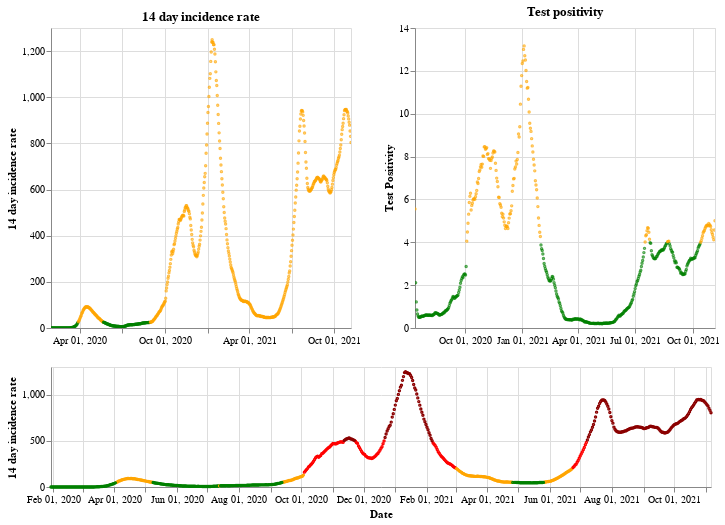

Here is the notebook cell this chart was saved with:
### Markdown cell above
## England

### Code cell
plot_traffic_light('England')

### Figure 1 — Vega-Lite specification as saved in the notebook (floating-point values rounded to 4 significant figures; data arrays with more than 128 entries replaced by an {"elided": "..."} marker saying what was removed)
{"config": {"view": {"continuousWidth": 400, "continuousHeight": 300}}, "vconcat": [{"hconcat": [{"mark": {"type": "point", "size": 2}, "encoding": {"color": {"condition": {"value": "green", "test": "(datum.twoWeeklyCasesRate <= 25)"}, "value": "orange"}, "tooltip": [{"type": "nominal", "field": "areaName"}, {"type": "temporal", "field": "date"}, {"type": "quantitative", "field": "twoWeeklyCasesRate"}, {"type": "quantitative", "field": "testPositivity"}], "x": {"type": "temporal", "axis": {"title": ""}, "field": "date", "scale": {"domain": {"selection": "DateBrush"}}, "timeUnit": "yearmonthdate"}, "y": {"type": "quantitative", "axis": {"title": "14 day incidence rate"}, "field": "twoWeeklyCasesRate"}}, "title": "14 day incidence rate", "width": 300}, {"mark": {"type": "point", "size": 2}, "encoding": {"color": {"condition": {"value": "green", "test": "(datum.testPositivity <= 4)"}, "value": "orange"}, "tooltip": [{"type": "nominal", "field": "areaName"}, {"type": "temporal", "field": "date"}, {"type": "quantitative", "field": "twoWeeklyCasesRate"}, {"type": "quantitative", "field": "testPositivity"}], "x": {"type": "temporal", "axis": {"title": ""}, "field": "date", "scale": {"domain": {"selection": "DateBrush"}}, "timeUnit": "yearmonthdate"}, "y": {"type": "quantitative", "axis": {"title": "Test Positivity"}, "field": "testPositivity"}}, "title": "Test positivity", "width": 300}]}, {"layer": [{"mark": {"type": "point", "size": 2}, "encoding": {"color": {"condition": {"value": "orange", "test": "(((datum.testPositivity < 4) && (datum.twoWeeklyCasesRate >= 50)) && (datum.twoWeeklyCasesRate < 200))"}, "value": "red"}, "opacity": {"condition": {"value": 1, "test": "((datum.twoWeeklyCasesRate >= 50) && (datum.twoWeeklyCasesRate < 500))"}, "value": 0}, "tooltip": [{"type": "nominal", "field": "areaName"}, {"type": "temporal", "field": "date"}, {"type": "quantitative", "field": "twoWeeklyCasesRate"}, {"type": "quantitative", "field": "testPositivity"}], "x": {"type": "temporal", "axis": {"title": "Date"}, "field": "date", "timeUnit": "yearmonthdate"}, "y": {"type": "quantitative", "axis": {"title": "14 day incidence rate"}, "field": "twoWeeklyCasesRate"}}, "selection": {"DateBrush": {"type": "interval", "encodings": ["x"], "fields": ["Time"]}}}, {"mark": {"type": "point", "size": 2}, "encoding": {"color": {"value": "darkred"}, "opacity": {"condition": {"value": 1, "test": "(datum.twoWeeklyCasesRate >= 500)"}, "value": 0}, "tooltip": [{"type": "nominal", "field": "areaName"}, {"type": "temporal", "field": "date"}, {"type": "quantitative", "field": "twoWeeklyCasesRate"}, {"type": "quantitative", "field": "testPositivity"}], "x": {"type": "temporal", "axis": {"title": "Date"}, "field": "date", "timeUnit": "yearmonthdate"}, "y": {"type": "quantitative", "axis": {"title": "14 day incidence rate"}, "field": "twoWeeklyCasesRate"}}}, {"mark": {"type": "point", "size": 2}, "encoding": {"color": {"condition": {"value": "green", "test": "((datum.testPositivity < 4) && (datum.twoWeeklyCasesRate < 50))"}, "value": "orange"}, "opacity": {"condition": {"value": 1, "test": "(datum.twoWeeklyCasesRate < 50)"}, "value": 0}, "tooltip": [{"type": "nominal", "field": "areaName"}, {"type": "temporal", "field": "date"}, {"type": "quantitative", "field": "twoWeeklyCasesRate"}, {"type": "quantitative", "field": "testPositivity"}], "x": {"type": "temporal", "axis": {"title": "Date"}, "field": "date", "timeUnit": "yearmonthdate"}, "y": {"type": "quantitative", "axis": {"title": "14 day incidence rate"}, "field": "twoWeeklyCasesRate"}}}], "height": 120, "width": 660}], "data": {"name": "data-dc0e4ad1ac788c3efa478d64ba73bd5a"}, "$schema": "https://vega.github.io/schema/vega-lite/v4.8.1.json", "datasets": {"data-dc0e4ad1ac788c3efa478d64ba73bd5a": {"elided": "647 records"}}}
